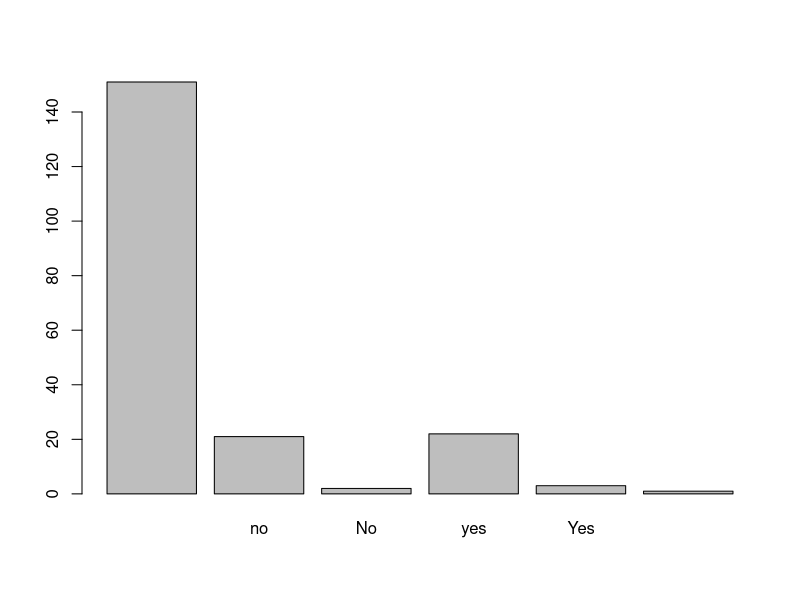

This chart was generated by the following R code:
## ---- chunk 1
table <- read.csv('data/input/GitHubRepos.csv')
## ---- chunk 2
plot(factor(table[,3]))
